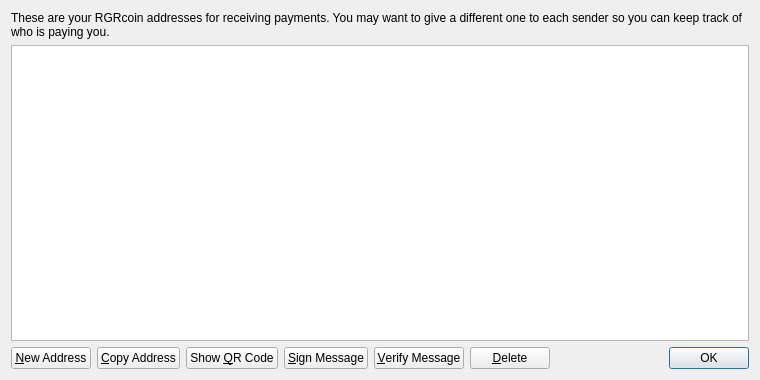
<?xml version="1.0" encoding="UTF-8"?>
<ui version="4.0">
 <class>AddressBookPage</class>
 <widget class="QWidget" name="AddressBookPage">
  <property name="geometry">
   <rect>
    <x>0</x>
    <y>0</y>
    <width>760</width>
    <height>380</height>
   </rect>
  </property>
  <property name="windowTitle">
   <string>Address Book</string>
  </property>
  <layout class="QVBoxLayout" name="verticalLayout">
   <item>
    <widget class="QLabel" name="labelExplanation">
     <property name="text">
      <string>These are your RGRcoin addresses for receiving payments. You may want to give a different one to each sender so you can keep track of who is paying you.</string>
     </property>
     <property name="textFormat">
      <enum>Qt::PlainText</enum>
     </property>
     <property name="wordWrap">
      <bool>true</bool>
     </property>
    </widget>
   </item>
   <item>
    <widget class="QTableView" name="tableView">
     <property name="contextMenuPolicy">
      <enum>Qt::CustomContextMenu</enum>
     </property>
     <property name="toolTip">
      <string>Double-click to edit address or label</string>
     </property>
     <property name="tabKeyNavigation">
      <bool>false</bool>
     </property>
     <property name="alternatingRowColors">
      <bool>true</bool>
     </property>
     <property name="selectionMode">
      <enum>QAbstractItemView::SingleSelection</enum>
     </property>
     <property name="selectionBehavior">
      <enum>QAbstractItemView::SelectRows</enum>
     </property>
     <property name="sortingEnabled">
      <bool>true</bool>
     </property>
     <attribute name="verticalHeaderVisible">
      <bool>false</bool>
     </attribute>
    </widget>
   </item>
   <item>
    <layout class="QHBoxLayout" name="horizontalLayout">
     <item>
      <widget class="QPushButton" name="newAddressButton">
       <property name="toolTip">
        <string>Create a new address</string>
       </property>
       <property name="text">
        <string>&amp;New Address</string>
       </property>
       <property name="icon">
        <iconset resource="../bitcoin.qrc">
         <normaloff>:/icons/add</normaloff>:/icons/add</iconset>
       </property>
      </widget>
     </item>
     <item>
      <widget class="QPushButton" name="copyToClipboard">
       <property name="toolTip">
        <string>Copy the currently selected address to the system clipboard</string>
       </property>
       <property name="text">
        <string>&amp;Copy Address</string>
       </property>
       <property name="icon">
        <iconset resource="../bitcoin.qrc">
         <normaloff>:/icons/editcopy</normaloff>:/icons/editcopy</iconset>
       </property>
      </widget>
     </item>
     <item>
      <widget class="QPushButton" name="showQRCode">
       <property name="text">
        <string>Show &amp;QR Code</string>
       </property>
       <property name="icon">
        <iconset resource="../bitcoin.qrc">
         <normaloff>:/icons/qrcode</normaloff>:/icons/qrcode</iconset>
       </property>
      </widget>
     </item>
     <item>
      <widget class="QPushButton" name="signMessage">
       <property name="toolTip">
        <string>Sign a message to prove you own a Bitcoin address</string>
       </property>
       <property name="text">
        <string>&amp;Sign Message</string>
       </property>
       <property name="icon">
        <iconset resource="../bitcoin.qrc">
         <normaloff>:/icons/edit</normaloff>:/icons/edit</iconset>
       </property>
      </widget>
     </item>
     <item>
      <widget class="QPushButton" name="verifyMessage">
       <property name="toolTip">
        <string>Verify a message to ensure it was signed with a specified Bitcoin address</string>
       </property>
       <property name="text">
        <string>&amp;Verify Message</string>
       </property>
       <property name="icon">
        <iconset resource="../bitcoin.qrc">
         <normaloff>:/icons/transaction_0</normaloff>:/icons/transaction_0</iconset>
       </property>
      </widget>
     </item>
     <item>
      <widget class="QPushButton" name="deleteButton">
       <property name="toolTip">
        <string>Delete the currently selected address from the list. Only sending addresses can be deleted.</string>
       </property>
       <property name="text">
        <string>&amp;Delete</string>
       </property>
       <property name="icon">
        <iconset resource="../bitcoin.qrc">
         <normaloff>:/icons/remove</normaloff>:/icons/remove</iconset>
       </property>
      </widget>
     </item>
     <item>
      <spacer name="horizontalSpacer">
       <property name="orientation">
        <enum>Qt::Horizontal</enum>
       </property>
       <property name="sizeHint" stdset="0">
        <size>
         <width>40</width>
         <height>20</height>
        </size>
       </property>
      </spacer>
     </item>
     <item>
      <widget class="QDialogButtonBox" name="buttonBox">
       <property name="sizePolicy">
        <sizepolicy hsizetype="Maximum" vsizetype="Fixed">
         <horstretch>0</horstretch>
         <verstretch>0</verstretch>
        </sizepolicy>
       </property>
       <property name="standardButtons">
        <set>QDialogButtonBox::Ok</set>
       </property>
      </widget>
     </item>
    </layout>
   </item>
  </layout>
 </widget>
 <resources>
  <include location="../bitcoin.qrc"/>
 </resources>
 <connections/>
</ui>
